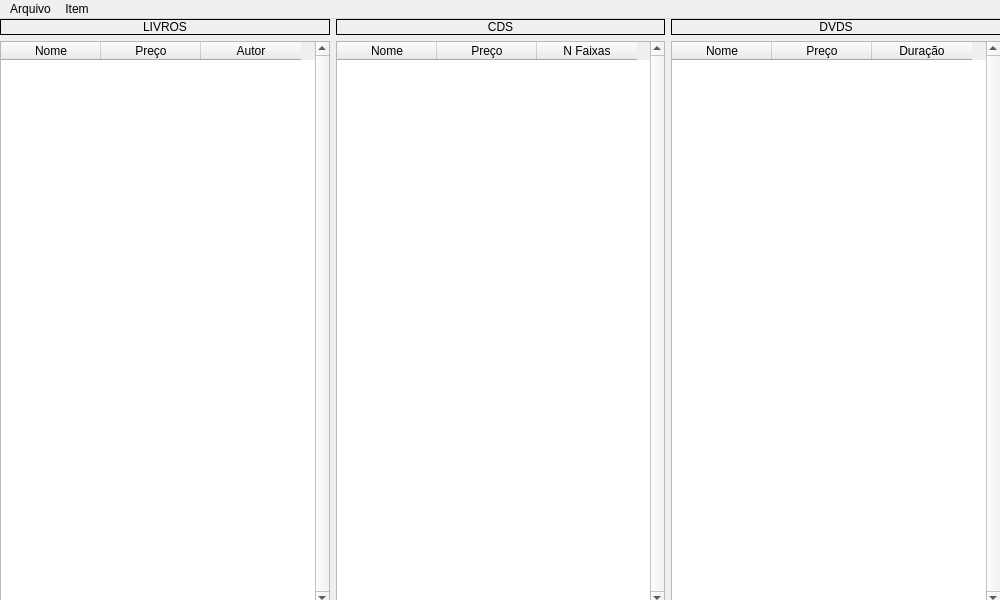
<?xml version="1.0" encoding="UTF-8"?>
<ui version="4.0">
 <class>MainWindow</class>
 <widget class="QMainWindow" name="MainWindow">
  <property name="geometry">
   <rect>
    <x>0</x>
    <y>0</y>
    <width>1000</width>
    <height>600</height>
   </rect>
  </property>
  <property name="windowTitle">
   <string>Estoque em loja</string>
  </property>
  <widget class="QWidget" name="centralwidget">
   <widget class="QWidget" name="gridLayoutWidget">
    <property name="geometry">
     <rect>
      <x>0</x>
      <y>0</y>
      <width>1001</width>
      <height>601</height>
     </rect>
    </property>
    <layout class="QGridLayout" name="gridLayout">
     <item row="0" column="0">
      <widget class="QLabel" name="label">
       <property name="frameShape">
        <enum>QFrame::Box</enum>
       </property>
       <property name="text">
        <string>LIVROS</string>
       </property>
       <property name="alignment">
        <set>Qt::AlignCenter</set>
       </property>
      </widget>
     </item>
     <item row="2" column="0">
      <widget class="QTableWidget" name="tableWidget">
       <property name="verticalScrollBarPolicy">
        <enum>Qt::ScrollBarAlwaysOn</enum>
       </property>
       <property name="horizontalScrollBarPolicy">
        <enum>Qt::ScrollBarAlwaysOn</enum>
       </property>
       <property name="tabKeyNavigation">
        <bool>false</bool>
       </property>
       <property name="selectionMode">
        <enum>QAbstractItemView::SingleSelection</enum>
       </property>
       <property name="selectionBehavior">
        <enum>QAbstractItemView::SelectRows</enum>
       </property>
       <attribute name="verticalHeaderVisible">
        <bool>false</bool>
       </attribute>
       <column>
        <property name="text">
         <string>Nome</string>
        </property>
       </column>
       <column>
        <property name="text">
         <string>Preço</string>
        </property>
       </column>
       <column>
        <property name="text">
         <string>Autor</string>
        </property>
       </column>
      </widget>
     </item>
     <item row="2" column="1">
      <widget class="QTableWidget" name="tableWidget_2">
       <property name="verticalScrollBarPolicy">
        <enum>Qt::ScrollBarAlwaysOn</enum>
       </property>
       <property name="horizontalScrollBarPolicy">
        <enum>Qt::ScrollBarAlwaysOn</enum>
       </property>
       <property name="tabKeyNavigation">
        <bool>false</bool>
       </property>
       <property name="selectionMode">
        <enum>QAbstractItemView::SingleSelection</enum>
       </property>
       <property name="selectionBehavior">
        <enum>QAbstractItemView::SelectRows</enum>
       </property>
       <attribute name="verticalHeaderVisible">
        <bool>false</bool>
       </attribute>
       <column>
        <property name="text">
         <string>Nome</string>
        </property>
       </column>
       <column>
        <property name="text">
         <string>Preço</string>
        </property>
       </column>
       <column>
        <property name="text">
         <string>N Faixas</string>
        </property>
       </column>
      </widget>
     </item>
     <item row="2" column="2">
      <widget class="QTableWidget" name="tableWidget_3">
       <property name="verticalScrollBarPolicy">
        <enum>Qt::ScrollBarAlwaysOn</enum>
       </property>
       <property name="horizontalScrollBarPolicy">
        <enum>Qt::ScrollBarAlwaysOn</enum>
       </property>
       <property name="tabKeyNavigation">
        <bool>false</bool>
       </property>
       <property name="selectionMode">
        <enum>QAbstractItemView::SingleSelection</enum>
       </property>
       <property name="selectionBehavior">
        <enum>QAbstractItemView::SelectRows</enum>
       </property>
       <attribute name="verticalHeaderVisible">
        <bool>false</bool>
       </attribute>
       <column>
        <property name="text">
         <string>Nome</string>
        </property>
       </column>
       <column>
        <property name="text">
         <string>Preço</string>
        </property>
       </column>
       <column>
        <property name="text">
         <string>Duração</string>
        </property>
       </column>
      </widget>
     </item>
     <item row="0" column="1">
      <widget class="QLabel" name="label_2">
       <property name="frameShape">
        <enum>QFrame::Box</enum>
       </property>
       <property name="text">
        <string>CDS</string>
       </property>
       <property name="alignment">
        <set>Qt::AlignCenter</set>
       </property>
      </widget>
     </item>
     <item row="0" column="2">
      <widget class="QLabel" name="label_3">
       <property name="frameShape">
        <enum>QFrame::Box</enum>
       </property>
       <property name="text">
        <string>DVDS</string>
       </property>
       <property name="alignment">
        <set>Qt::AlignCenter</set>
       </property>
      </widget>
     </item>
    </layout>
   </widget>
  </widget>
  <widget class="QMenuBar" name="menubar">
   <property name="geometry">
    <rect>
     <x>0</x>
     <y>0</y>
     <width>1000</width>
     <height>21</height>
    </rect>
   </property>
   <widget class="QMenu" name="menuArquivo">
    <property name="title">
     <string>Arquivo</string>
    </property>
   </widget>
   <widget class="QMenu" name="menuItem">
    <property name="title">
     <string>Item</string>
    </property>
   </widget>
   <addaction name="menuArquivo"/>
   <addaction name="menuItem"/>
  </widget>
 </widget>
 <resources/>
 <connections/>
</ui>
